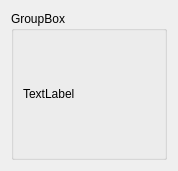
<?xml version="1.0" encoding="UTF-8"?>
<ui version="4.0">
 <class>ImageViewerCv</class>
 <widget class="QWidget" name="ImageViewerCv">
  <property name="geometry">
   <rect>
    <x>0</x>
    <y>0</y>
    <width>178</width>
    <height>171</height>
   </rect>
  </property>
  <property name="sizePolicy">
   <sizepolicy hsizetype="Expanding" vsizetype="Expanding">
    <horstretch>0</horstretch>
    <verstretch>0</verstretch>
   </sizepolicy>
  </property>
  <property name="maximumSize">
   <size>
    <width>100000</width>
    <height>10000</height>
   </size>
  </property>
  <property name="windowTitle">
   <string>Form</string>
  </property>
  <layout class="QVBoxLayout" name="verticalLayout_2">
   <item>
    <widget class="QGroupBox" name="groupBox">
     <property name="sizePolicy">
      <sizepolicy hsizetype="Expanding" vsizetype="Expanding">
       <horstretch>0</horstretch>
       <verstretch>0</verstretch>
      </sizepolicy>
     </property>
     <property name="title">
      <string>GroupBox</string>
     </property>
     <layout class="QVBoxLayout" name="verticalLayout">
      <item>
       <widget class="QLabel" name="imgDisplay">
        <property name="sizePolicy">
         <sizepolicy hsizetype="Fixed" vsizetype="Fixed">
          <horstretch>0</horstretch>
          <verstretch>0</verstretch>
         </sizepolicy>
        </property>
        <property name="text">
         <string>TextLabel</string>
        </property>
        <property name="scaledContents">
         <bool>false</bool>
        </property>
       </widget>
      </item>
     </layout>
    </widget>
   </item>
  </layout>
 </widget>
 <resources/>
 <connections/>
</ui>
